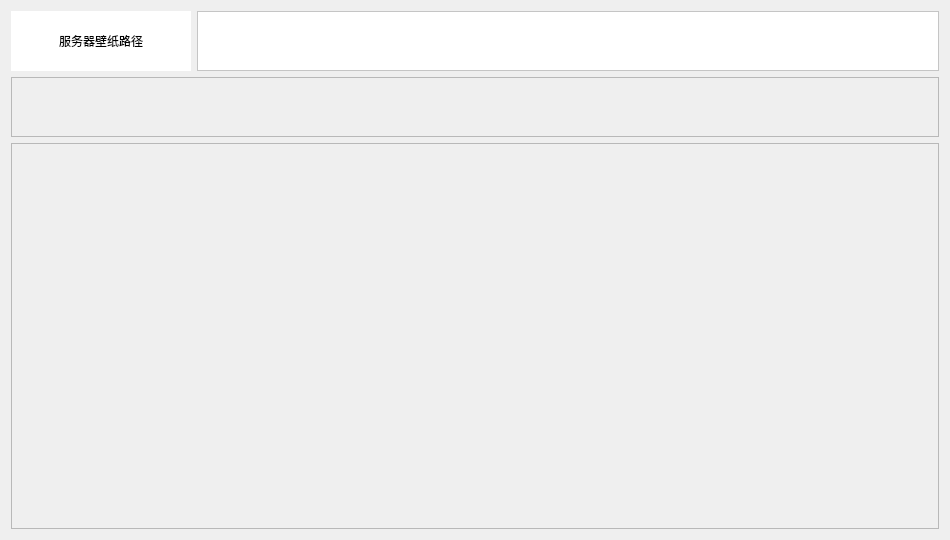
<?xml version="1.0" encoding="UTF-8"?>
<ui version="4.0">
 <class>Form</class>
 <widget class="QWidget" name="Form">
  <property name="geometry">
   <rect>
    <x>0</x>
    <y>0</y>
    <width>950</width>
    <height>540</height>
   </rect>
  </property>
  <property name="windowTitle">
   <string>Form</string>
  </property>
  <layout class="QFormLayout" name="formLayout">
   <item row="0" column="0" colspan="2">
    <layout class="QVBoxLayout" name="verticalLayout">
     <item>
      <layout class="QHBoxLayout" name="horizontalLayout">
       <item>
        <widget class="QLabel" name="label">
         <property name="minimumSize">
          <size>
           <width>180</width>
           <height>60</height>
          </size>
         </property>
         <property name="maximumSize">
          <size>
           <width>180</width>
           <height>60</height>
          </size>
         </property>
         <property name="styleSheet">
          <string notr="true">background-color: rgb(255, 255, 255);
font: 12pt &quot;微软雅黑&quot;;</string>
         </property>
         <property name="text">
          <string>服务器壁纸路径</string>
         </property>
         <property name="alignment">
          <set>Qt::AlignCenter</set>
         </property>
        </widget>
       </item>
       <item>
        <widget class="QTextEdit" name="textEdit">
         <property name="minimumSize">
          <size>
           <width>0</width>
           <height>60</height>
          </size>
         </property>
         <property name="maximumSize">
          <size>
           <width>16777215</width>
           <height>60</height>
          </size>
         </property>
         <property name="styleSheet">
          <string notr="true">background-color: rgb(255, 255, 255);
color: rgb(85, 85, 255);
font: 12pt &quot;微软雅黑&quot;;</string>
         </property>
        </widget>
       </item>
      </layout>
     </item>
     <item>
      <layout class="QHBoxLayout" name="horizontalLayout_2" stretch="0">
       <item>
        <widget class="QFrame" name="frame">
         <property name="minimumSize">
          <size>
           <width>0</width>
           <height>60</height>
          </size>
         </property>
         <property name="maximumSize">
          <size>
           <width>16777215</width>
           <height>60</height>
          </size>
         </property>
         <property name="frameShape">
          <enum>QFrame::StyledPanel</enum>
         </property>
         <property name="frameShadow">
          <enum>QFrame::Raised</enum>
         </property>
        </widget>
       </item>
      </layout>
     </item>
     <item>
      <layout class="QHBoxLayout" name="horizontalLayout_3">
       <item>
        <widget class="QFrame" name="frame_2">
         <property name="minimumSize">
          <size>
           <width>0</width>
           <height>0</height>
          </size>
         </property>
         <property name="frameShape">
          <enum>QFrame::StyledPanel</enum>
         </property>
         <property name="frameShadow">
          <enum>QFrame::Raised</enum>
         </property>
        </widget>
       </item>
      </layout>
     </item>
    </layout>
   </item>
  </layout>
 </widget>
 <resources/>
 <connections/>
</ui>
